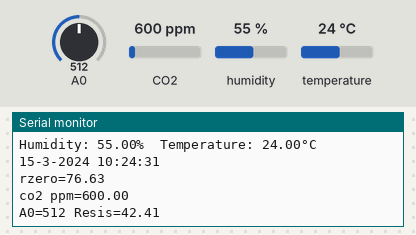
The sketch below on a simulated ESP8266 (NodeMCU). On the bench: the last lines printed to the serial monitor. The test bench sets the inputs (shaded band); at power-on: CO2 600 ppm, humidity 55 %, A0 = 512, temperature 24 °C. WiFi joins after 1.5 s; servers stay silent unless stated; the local clock reads 2024-03-15 10:24:30 at power-on unless the sketch sets it.

Above: at 2.7 s.
2.8 s: CO2 set to 452 ppm
4.6 s: humidity set to 22 %
At 4.6 s:
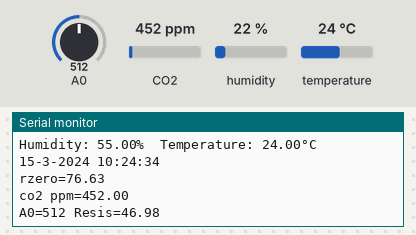
6.4 s: A0 set to 716
At 8.0 s:
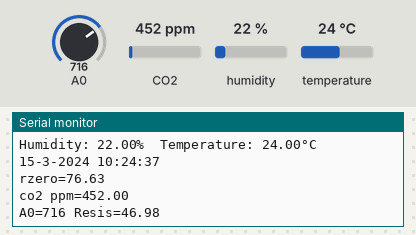
8.2 s: temperature set to 12 °C
10.0 s: CO2 set to 1050 ppm
At 10.4 s:
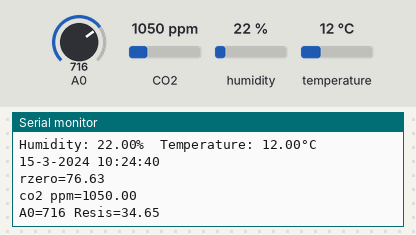
11.8 s: A0 set to 992
At 13.7 s:
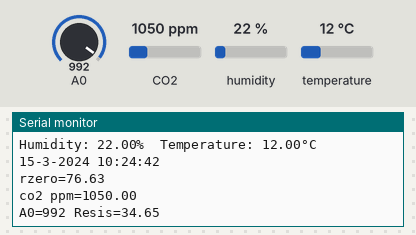
Timing chart, 0 to 14.6 s (numbered marks = the images above; inputs shaded):
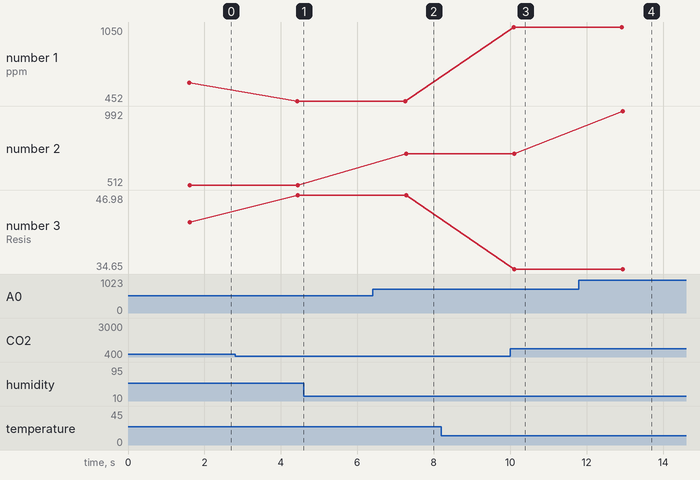

Measured:
- after the input at 6.4 s, the serial monitor: prints a new line after 0.88 s (image 2)
- after the input at 10.0 s, the serial monitor: prints a new line after 0.09 s (image 3)
- after the input at 11.8 s, the serial monitor: prints a new line after 1.1 s (image 4)
- plotted number 1: 600 → 452 after the input at 2.8 s, 452 → 1050 after the input at 10.0 s
- plotted number 2: 512 → 716 after the input at 6.4 s, 716 → 992 after the input at 11.8 s
- plotted number 3: 42.41 → 46.98 after the input at 2.8 s, 46.98 → 34.65 after the input at 10.0 s

The sketch:

Final.ino
```cpp
#include <ESP8266WiFi.h>
#include <FirebaseArduino.h>
#include <DHT.h>
#include <time.h>
#include <MQ135.h>
#include <math.h>


//#define FIREBASE_HOST "seminar-e150d.firebaseio.com"
//#define FIREBASE_AUTH "B3PigEgmADJ77MqyoZ4rNmoAmHQysQKvOduLjZnM"

#define FIREBASE_HOST "iottest1-e66c5.firebaseio.com"
#define FIREBASE_AUTH "AH2q9yfh7L0JIAvomNef7Yl5146TBvqTM2Ww8yWJ"

//#define WIFI_SSID "KAI Coffee"
//#define WIFI_PASSWORD "kaicoffeeshop"

//#define WIFI_SSID "AnKiet"
//#define WIFI_PASSWORD "30082017"

#define WIFI_SSID "Khanhlinh"
#define WIFI_PASSWORD "02062015"

//#define WIFI_SSID "THREE O'CLOCK"
//#define WIFI_PASSWORD "3open24h"


#define DHTPIN 14

#define DHTTYPE DHT11   // DHT 11

DHT dht(DHTPIN, DHTTYPE);

int timezone = 7 * 3600;
int dst = 0;

void setup() {

  Serial.begin(9600);

  // connect to wifi.
  WiFi.begin(WIFI_SSID, WIFI_PASSWORD);
  Serial.print("connecting");
  while (WiFi.status() != WL_CONNECTED) {
    Serial.print(".");
    delay(500);
  }
  dht.begin();
  Serial.println();
  Serial.print("connected: ");
  Serial.println(WiFi.localIP());
  Firebase.begin(FIREBASE_HOST);

  configTime(timezone, dst, "pool.ntp.org","time.nist.gov");
  Serial.println("\nWaiting for Internet time");

  while(!time(nullptr)){
     Serial.print("*");
     delay(1000);
  }
  Serial.println("\nTime response....OK");

}

void loop() {

  float h = dht.readHumidity();

  float t = dht.readTemperature();

  time_t now = time(nullptr);
  struct tm* p_tm = localtime(&now);
  ////////////////////////////////////////////////////////////
   MQ135 gasSensor = MQ135(A0);
  int sensorValue = analogRead(A0);


  float rzero = gasSensor.getRZero();

  float co2_ppm = gasSensor.getPPM();

  int ppm = co2_ppm / 4;

  //Vrl = val * ( 5.00 / 1024.0  );      // V

  //Rs = 20000 * ( 5.00 - Vrl) / Vrl ;   // Ohm

  //ratio =  Rs/Ro;

  ////////////////////////////////////////////////////////////

  if (isnan(h) || isnan(t)) {

    Serial.println("Failed to read from DHT sensor!");

    return;
  }
  Serial.print("Humidity: ");  Serial.print(h);
  String fireHumid = String(h) + String("%");                                         //convert integer humidity to string humidity
  Serial.print("%  Temperature: ");  Serial.print(t);  Serial.print("°C ");
  String fireTemp = String(t) + String("°C");                                                     //convert integer temperature to string temperature

 String datetime =  String(p_tm->tm_mday) + ("-") + String(p_tm->tm_mon + 1)+ ("-") + String(p_tm->tm_year + 1900)+(" ")+String(p_tm->tm_hour)+ (":")+String(p_tm->tm_min)+(":")+String(p_tm->tm_sec)  ;
 Serial.println(datetime);


///////////////////////////////////////////////////////////////

  Serial.println("rzero=" + (String)rzero + "    ");

  Serial.println("co2 ppm=" + (String)co2_ppm + "    ");

  Serial.println("A0=" + (String)sensorValue + " Resis="+(String)gasSensor.getResistance() +" ");

 //////////////////////////////////////////////////////////////

  delay(2000);


  Firebase.setString("Humidity", fireHumid);                                  //setup path and send readings
  Firebase.setString("Temp", fireTemp);
  Firebase.setString("DateTime", datetime);
  Firebase.setString("AirQuality", (String)sensorValue);
  Firebase.setString("CO2ppm", (String)co2_ppm);


}
```
